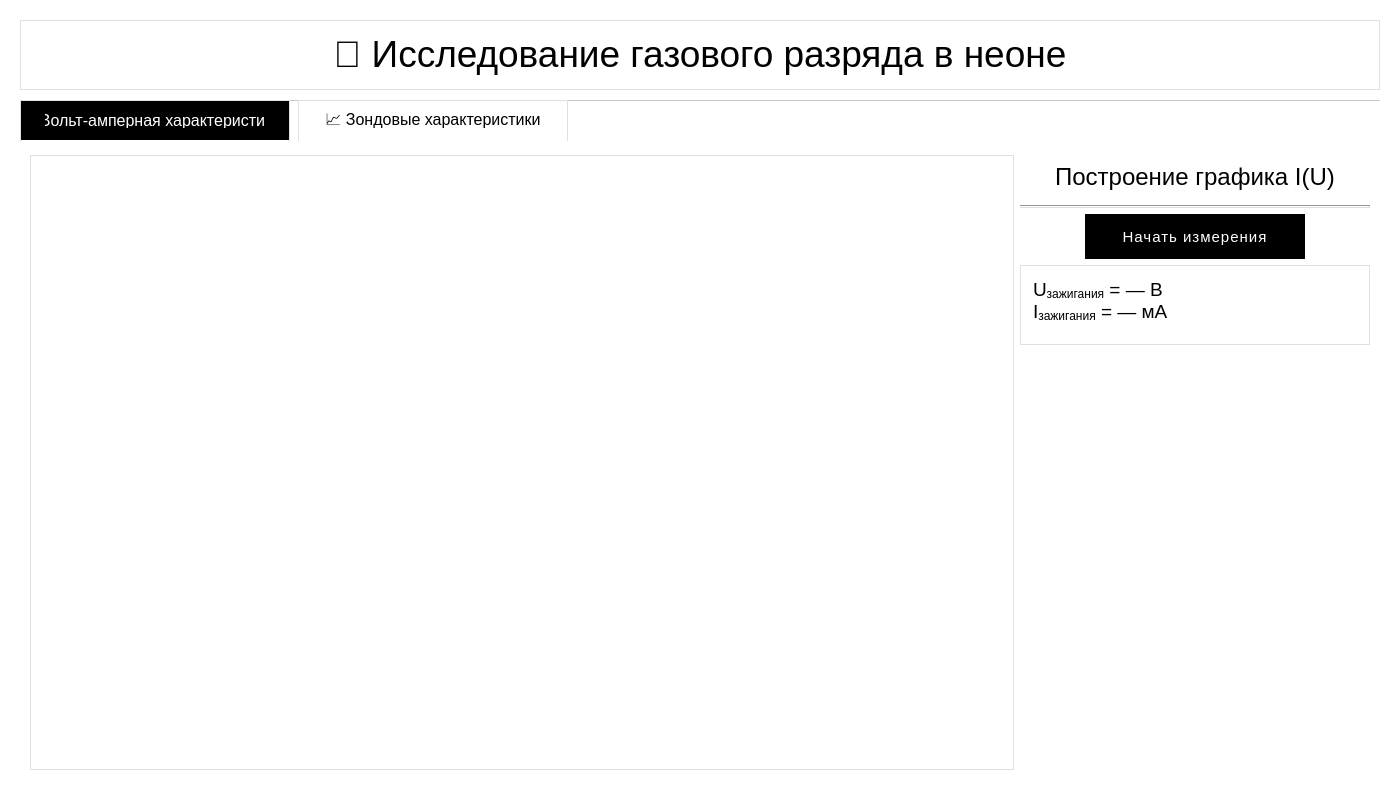
<?xml version="1.0" encoding="UTF-8"?>
<ui version="4.0">
 <class>Widget</class>
 <widget class="QWidget" name="Widget">
  <property name="geometry">
   <rect>
    <x>0</x>
    <y>0</y>
    <width>1400</width>
    <height>800</height>
   </rect>
  </property>
  <property name="windowTitle">
   <string>Лабораторная работа: Исследование газового разряда</string>
  </property>
  <property name="styleSheet">
   <string notr="true">QWidget {
    background-color: #FFFFFF;
    color: #000000;
    font-family: 'Segoe UI';
    font-size: 10pt;
}
QTextBrowser {
    background-color: #FFFFFF;
    border: 1px solid #E0E0E0;
    color: #000000;
    padding: 8px;
    font-size: 11pt;
}
QTabWidget::pane {
    border: 1px solid #E0E0E0;
    background-color: #FFFFFF;
    margin-top: 4px;
}
QTabWidget::tab-bar {
    alignment: center;
}
QTabBar::tab {
    background-color: #FFFFFF;
    border: 1px solid #E0E0E0;
    border-bottom: none;
    padding: 12px 24px;
    margin-right: 8px;
    font-size: 12pt;
    color: #000000;
    min-width: 220px;
}
QTabBar::tab:selected {
    background-color: #000000;
    color: #FFFFFF;
    font-weight: normal;
    border: 1px solid #E0E0E0;
    border-bottom: 1px solid #FFFFFF;
}
QTabBar::tab:hover {
    background-color: #F8F8F8;
}
QPushButton {
    background-color: #000000;
    color: #FFFFFF;
    border: 1px solid #000000;
    padding: 10px 20px;
    font-weight: normal;
    font-size: 11pt;
    text-transform: uppercase;
    letter-spacing: 1px;
}
QPushButton:hover {
    background-color: #333333;
}
QLabel {
    color: #000000;
    font-weight: normal;
    font-size: 12pt;
}
QDoubleSpinBox {
    background-color: #FFFFFF;
    color: #000000;
    border: 1px solid #E0E0E0;
    padding: 4px 6px;
    font-size: 12pt;
    min-height: 36px;
}
QDoubleSpinBox::up-button, QDoubleSpinBox::down-button {
    width: 18px;
    background-color: #F8F8F8;
    border-left: 1px solid #E0E0E0;
}
QDoubleSpinBox::up-button:hover, QDoubleSpinBox::down-button:hover {
    background-color: #E0E0E0;
}
QTableWidget {
    background-color: #FFFFFF;
    color: #000000;
    gridline-color: #EEEEEE;
    border: 1px solid #E0E0E0;
}
QTableWidget QHeaderView::section {
    background-color: #FFFFFF;
    color: #000000;
    padding: 6px;
    border: 1px solid #E0E0E0;
    font-weight: normal;
}
QFrame#line, QFrame#line_iu {
    background-color: #E0E0E0;
    max-height: 1px;
    min-height: 1px;
}</string>
  </property>
  <widget class="QTextBrowser" name="textBrowser">
   <property name="geometry">
    <rect>
     <x>20</x>
     <y>20</y>
     <width>1360</width>
     <height>70</height>
    </rect>
   </property>
   <property name="html">
    <string>&lt;!DOCTYPE HTML PUBLIC &quot;-//W3C//DTD HTML 4.0//EN&quot; &quot;http://www.w3.org/TR/REC-html40/strict.dtd&quot;&gt;
&lt;html&gt;&lt;head&gt;&lt;meta name=&quot;qrichtext&quot; content=&quot;1&quot; /&gt;&lt;meta charset=&quot;utf-8&quot; /&gt;&lt;style type=&quot;text/css&quot;&gt;
p, li { white-space: pre-wrap; }
hr { height: 1px; border-width: 0; }
li.unchecked::marker { content: &quot;\2610&quot;; }
li.checked::marker { content: &quot;\2612&quot;; }
&lt;/style&gt;&lt;/head&gt;&lt;body style=&quot; font-family:'Segoe UI'; font-size:10pt; font-weight:400; font-style:normal;&quot;&gt;
&lt;p align=&quot;center&quot; style=&quot; margin-top:12px; margin-bottom:12px; margin-left:0px; margin-right:0px; -qt-block-indent:0; text-indent:0px;&quot;&gt;&lt;span style=&quot; font-family:'Georgia'; font-size:28pt; font-weight:400; color:#000000;&quot;&gt;🔬 Исследование газового разряда в неоне&lt;/span&gt;&lt;/p&gt;&lt;/body&gt;&lt;/html&gt;</string>
   </property>
  </widget>

  <!-- Вкладки -->
  <widget class="QTabWidget" name="tabWidget">
   <property name="geometry">
    <rect>
     <x>20</x>
     <y>100</y>
     <width>1360</width>
     <height>680</height>
    </rect>
   </property>
   <property name="currentIndex">
    <number>0</number>
   </property>
   <property name="documentMode">
    <bool>true</bool>
   </property>

   <!-- Вкладка 1: График I(U) -->
   <widget class="QWidget" name="tab_iu">
    <attribute name="title">
     <string>⚡Вольт-амперная характеристика</string>
    </attribute>
    <layout class="QHBoxLayout" name="horizontalLayout_2">
     <!-- Левая часть: ТОЛЬКО таблица -->
     <item>
      <widget class="QTableWidget" name="table_points_iu">
       <property name="editTriggers">
        <set>QAbstractItemView::NoEditTriggers</set>
       </property>
       <property name="selectionBehavior">
        <enum>QAbstractItemView::SelectRows</enum>
       </property>
       <property name="sizePolicy">
        <sizepolicy hsizetype="Expanding" vsizetype="Expanding">
         <horstretch>0</horstretch>
         <verstretch>1</verstretch>
        </sizepolicy>
       </property>
      </widget>
     </item>

     <!-- Правая панель: управление -->
     <item>
      <layout class="QVBoxLayout" name="controlPanelLayout_IU">
       <!-- Заголовок -->
       <item>
        <widget class="QLabel" name="label_graphTitle_IU">
         <property name="text">
          <string>Построение графика I(U)</string>
         </property>
         <property name="alignment">
          <set>Qt::AlignCenter</set>
         </property>
         <property name="styleSheet">
          <string notr="true">font-size: 18pt; font-weight: normal; color: #000000; padding: 8px;</string>
         </property>
        </widget>
       </item>
       <item>
        <widget class="Line" name="line_iu">
         <property name="orientation">
          <enum>Qt::Horizontal</enum>
         </property>
        </widget>
       </item>

       <!-- Кнопка -->
       <item alignment="Qt::AlignCenter">
        <widget class="QPushButton" name="startButton_IU">
         <property name="text">
          <string>Начать измерения</string>
         </property>
         <property name="minimumSize">
          <size>
           <width>220</width>
           <height>45</height>
          </size>
         </property>
        </widget>
       </item>

       <!-- Поле U/I зажигания -->
       <item>
        <widget class="QTextBrowser" name="textBrowser_U_I_zag">
         <property name="minimumSize">
          <size>
           <width>350</width>
           <height>80</height>
          </size>
         </property>
         <property name="maximumSize">
          <size>
           <width>350</width>
           <height>80</height>
          </size>
         </property>
         <property name="styleSheet">
          <string notr="true">background-color: #FFFFFF;
border: 1px solid #E0E0E0;
color: #000000;
font-size: 14pt;
font-weight: normal;
padding: 8px;</string>
         </property>
         <property name="html">
          <string>&lt;html&gt;&lt;head/&gt;&lt;body&gt;&lt;p&gt;U&lt;sub&gt;зажигания&lt;/sub&gt; = — В&lt;br&gt;I&lt;sub&gt;зажигания&lt;/sub&gt; = — мА&lt;/p&gt;&lt;/body&gt;&lt;/html&gt;</string>
         </property>
         <property name="verticalScrollBarPolicy">
          <enum>Qt::ScrollBarAlwaysOff</enum>
         </property>
         <property name="horizontalScrollBarPolicy">
          <enum>Qt::ScrollBarAlwaysOff</enum>
         </property>
        </widget>
       </item>

       <item>
        <spacer name="verticalSpacer_IU">
         <property name="orientation">
          <enum>Qt::Vertical</enum>
         </property>
         <property name="sizeHint" stdset="0">
          <size>
           <width>20</width>
           <height>40</height>
          </size>
         </property>
        </spacer>
       </item>
      </layout>
     </item>
    </layout>
   </widget>

   <!-- Вкладка 2: ВАХ зонда -->
   <widget class="QWidget" name="tab_2">
    <attribute name="title">
     <string>📈 Зондовые характеристики</string>
    </attribute>
    <layout class="QHBoxLayout" name="horizontalLayout_tab2">
     <!-- Левая панель: таблицы -->
     <item>
      <layout class="QVBoxLayout" name="leftPanelLayout">
       <!-- Верхняя таблица -->
       <item>
        <widget class="QTableWidget" name="table_points">
         <property name="editTriggers">
          <set>QAbstractItemView::NoEditTriggers</set>
         </property>
         <property name="selectionBehavior">
          <enum>QAbstractItemView::SelectRows</enum>
         </property>
         <property name="sizePolicy">
          <sizepolicy hsizetype="Expanding" vsizetype="Expanding">
           <horstretch>0</horstretch>
           <verstretch>1</verstretch>
          </sizepolicy>
         </property>
        </widget>
       </item>

       <!-- Заполнитель -->
       <item>
        <spacer name="verticalSpacerTop">
         <property name="orientation">
          <enum>Qt::Vertical</enum>
         </property>
         <property name="sizeType">
          <enum>QSizePolicy::Expanding</enum>
         </property>
         <property name="sizeHint" stdset="0">
          <size>
           <width>20</width>
           <height>0</height>
          </size>
         </property>
        </spacer>
       </item>

       <!-- Заголовок: "Параметры плазмы" -->
       <item>
        <widget class="QLabel" name="label_probe_params">
         <property name="text">
          <string>Параметры плазмы</string>
         </property>
         <property name="alignment">
          <set>Qt::AlignCenter</set>
         </property>
         <property name="styleSheet">
          <string notr="true">font-size: 14pt; font-weight: normal; color: #000000; padding: 6px; background-color: #FFFFFF; border: 1px solid #E0E0E0;</string>
         </property>
         <property name="maximumHeight">
          <number>40</number>
         </property>
        </widget>
       </item>

       <!-- Нижняя таблица -->
       <item>
        <widget class="QTableWidget" name="table_params">
         <property name="editTriggers">
          <set>QAbstractItemView::NoEditTriggers</set>
         </property>
         <property name="selectionBehavior">
          <enum>QAbstractItemView::SelectRows</enum>
         </property>
         <property name="sizeAdjustPolicy">
          <enum>QAbstractScrollArea::AdjustToContents</enum>
         </property>
         <property name="sizePolicy">
          <sizepolicy hsizetype="Expanding" vsizetype="Minimum">
           <horstretch>0</horstretch>
           <verstretch>0</verstretch>
          </sizepolicy>
         </property>
        </widget>
       </item>
      </layout>
     </item>

     <!-- Правая панель: управление -->
     <item>
      <layout class="QVBoxLayout" name="controlPanelLayout">
       <item>
        <widget class="QLabel" name="label_graphTitle">
         <property name="text">
          <string>Построение графика I(U)
для зонда</string>
         </property>
         <property name="alignment">
          <set>Qt::AlignCenter</set>
         </property>
         <property name="styleSheet">
          <string notr="true">font-size: 18pt; font-weight: normal; color: #000000; padding: 12px 8px;</string>
         </property>
        </widget>
       </item>
       <item>
        <widget class="Line" name="line">
         <property name="orientation">
          <enum>Qt::Horizontal</enum>
         </property>
        </widget>
       </item>

       <!-- Ток разряда -->
       <item>
        <layout class="QHBoxLayout" name="layout_discharge_current">
         <item>
          <widget class="QLabel" name="label_discharge_current">
           <property name="text">
            <string>Ток разряда (мкА):</string>
           </property>
           <property name="styleSheet">
            <string notr="true">font-size: 12pt; font-weight: normal; color: #000000;</string>
           </property>
          </widget>
         </item>
         <item>
          <widget class="QDoubleSpinBox" name="spinBox_discharge_current">
           <property name="suffix">
            <string> мкА</string>
           </property>
           <property name="minimum">
            <double>-500.000000000000000</double>
           </property>
           <property name="maximum">
            <double>500.000000000000000</double>
           </property>
           <property name="value">
            <double>0.000000000000000</double>
           </property>
           <property name="singleStep">
            <double>10.000000000000000</double>
           </property>
           <property name="minimumSize">
            <size>
             <width>160</width>
             <height>36</height>
            </size>
           </property>
          </widget>
         </item>
        </layout>
       </item>

       <!-- Модуль напряжения -->
       <item>
        <layout class="QHBoxLayout" name="layout_voltage">
         <item>
          <widget class="QLabel" name="label_voltage">
           <property name="text">
            <string>Модуль напряжения (В):</string>
           </property>
           <property name="styleSheet">
            <string notr="true">font-size: 12pt; font-weight: normal; color: #000000;</string>
           </property>
          </widget>
         </item>
         <item>
          <widget class="QDoubleSpinBox" name="spinBox_voltage">
           <property name="suffix">
            <string> В</string>
           </property>
           <property name="minimum">
            <number>0</number>
           </property>
           <property name="maximum">
            <number>25</number>
           </property>
           <property name="value">
            <number>0</number>
           </property>
           <property name="singleStep">
            <number>1</number>
           </property>
           <property name="minimumSize">
            <size>
             <width>100</width>
             <height>36</height>
            </size>
           </property>
          </widget>
         </item>
        </layout>
       </item>

       <!-- Кнопка -->
       <item alignment="Qt::AlignCenter">
        <widget class="QPushButton" name="startButton">
         <property name="text">
          <string>Начать измерения</string>
         </property>
         <property name="minimumSize">
          <size>
           <width>220</width>
           <height>45</height>
          </size>
         </property>
        </widget>
       </item>

       <item>
        <spacer name="verticalSpacerRight">
         <property name="orientation">
          <enum>Qt::Vertical</enum>
         </property>
         <property name="sizeHint" stdset="0">
          <size>
           <width>20</width>
           <height>40</height>
          </size>
         </property>
        </spacer>
       </item>
      </layout>
     </item>
    </layout>
   </widget>
  </widget>
 </widget>
 <resources/>
 <connections/>
</ui>
